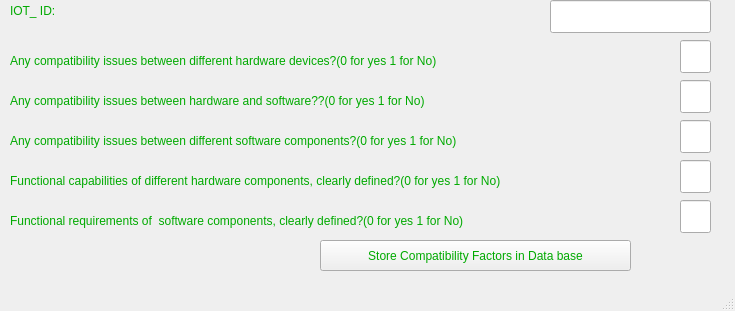
<?xml version="1.0" encoding="UTF-8"?>
<ui version="4.0">
 <class>MainWindow</class>
 <widget class="QMainWindow" name="MainWindow">
  <property name="geometry">
   <rect>
    <x>0</x>
    <y>0</y>
    <width>735</width>
    <height>311</height>
   </rect>
  </property>
  <property name="windowTitle">
   <string>Compatibility Factors</string>
  </property>
  <property name="styleSheet">
   <string notr="true">color: rgb(0, 170, 0);
font: 75 12pt &quot;MS Shell Dlg 2&quot;;</string>
  </property>
  <widget class="QWidget" name="centralwidget">
   <widget class="QPushButton" name="pushButton">
    <property name="geometry">
     <rect>
      <x>320</x>
      <y>240</y>
      <width>311</width>
      <height>31</height>
     </rect>
    </property>
    <property name="text">
     <string>Store Compatibility Factors in Data base</string>
    </property>
   </widget>
   <widget class="QLineEdit" name="lineEdit_3">
    <property name="geometry">
     <rect>
      <x>680</x>
      <y>40</y>
      <width>31</width>
      <height>33</height>
     </rect>
    </property>
   </widget>
   <widget class="QLineEdit" name="lineEdit_4">
    <property name="geometry">
     <rect>
      <x>680</x>
      <y>80</y>
      <width>31</width>
      <height>33</height>
     </rect>
    </property>
   </widget>
   <widget class="QLineEdit" name="lineEdit_5">
    <property name="geometry">
     <rect>
      <x>680</x>
      <y>120</y>
      <width>31</width>
      <height>33</height>
     </rect>
    </property>
   </widget>
   <widget class="QLineEdit" name="lineEdit_6">
    <property name="geometry">
     <rect>
      <x>680</x>
      <y>160</y>
      <width>31</width>
      <height>33</height>
     </rect>
    </property>
   </widget>
   <widget class="QLabel" name="label_3">
    <property name="geometry">
     <rect>
      <x>10</x>
      <y>50</y>
      <width>591</width>
      <height>21</height>
     </rect>
    </property>
    <property name="text">
     <string>Any compatibility issues between different hardware devices?(0 for yes 1 for No)</string>
    </property>
   </widget>
   <widget class="QLabel" name="label_4">
    <property name="geometry">
     <rect>
      <x>10</x>
      <y>90</y>
      <width>571</width>
      <height>21</height>
     </rect>
    </property>
    <property name="text">
     <string>Any compatibility issues between hardware and software??(0 for yes 1 for No)</string>
    </property>
   </widget>
   <widget class="QLabel" name="label_5">
    <property name="geometry">
     <rect>
      <x>10</x>
      <y>170</y>
      <width>671</width>
      <height>21</height>
     </rect>
    </property>
    <property name="text">
     <string>Functional capabilities of different hardware components, clearly defined?(0 for yes 1 for No)</string>
    </property>
   </widget>
   <widget class="QLabel" name="label_6">
    <property name="geometry">
     <rect>
      <x>10</x>
      <y>130</y>
      <width>621</width>
      <height>21</height>
     </rect>
    </property>
    <property name="text">
     <string>Any compatibility issues between different software components?(0 for yes 1 for No)</string>
    </property>
   </widget>
   <widget class="QLineEdit" name="lineEdit_9">
    <property name="geometry">
     <rect>
      <x>550</x>
      <y>0</y>
      <width>161</width>
      <height>33</height>
     </rect>
    </property>
   </widget>
   <widget class="QLabel" name="label_7">
    <property name="geometry">
     <rect>
      <x>10</x>
      <y>0</y>
      <width>131</width>
      <height>21</height>
     </rect>
    </property>
    <property name="text">
     <string>IOT_ ID:</string>
    </property>
   </widget>
   <widget class="QLineEdit" name="lineEdit_7">
    <property name="geometry">
     <rect>
      <x>680</x>
      <y>200</y>
      <width>31</width>
      <height>33</height>
     </rect>
    </property>
   </widget>
   <widget class="QLabel" name="label_8">
    <property name="geometry">
     <rect>
      <x>10</x>
      <y>210</y>
      <width>631</width>
      <height>21</height>
     </rect>
    </property>
    <property name="text">
     <string>Functional requirements of  software components, clearly defined?(0 for yes 1 for No)</string>
    </property>
   </widget>
  </widget>
  <widget class="QStatusBar" name="statusbar"/>
 </widget>
 <resources/>
 <connections/>
</ui>
